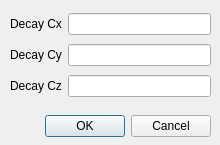
<?xml version="1.0" encoding="UTF-8"?>
<ui version="4.0">
 <class>DavenportCoherenceDialog</class>
 <widget class="QDialog" name="DavenportCoherenceDialog">
  <property name="geometry">
   <rect>
    <x>0</x>
    <y>0</y>
    <width>220</width>
    <height>145</height>
   </rect>
  </property>
  <property name="windowTitle">
   <string>Davenport Coherence</string>
  </property>
  <widget class="QDialogButtonBox" name="buttonBox">
   <property name="geometry">
    <rect>
     <x>-130</x>
     <y>110</y>
     <width>341</width>
     <height>32</height>
    </rect>
   </property>
   <property name="orientation">
    <enum>Qt::Horizontal</enum>
   </property>
   <property name="standardButtons">
    <set>QDialogButtonBox::Cancel|QDialogButtonBox::Ok</set>
   </property>
  </widget>
  <widget class="QWidget" name="verticalLayoutWidget">
   <property name="geometry">
    <rect>
     <x>10</x>
     <y>10</y>
     <width>201</width>
     <height>91</height>
    </rect>
   </property>
   <layout class="QVBoxLayout" name="verticalLayout">
    <item>
     <layout class="QHBoxLayout" name="horizontalLayout">
      <item>
       <widget class="QLabel" name="labelDecayCx">
        <property name="text">
         <string>Decay Cx</string>
        </property>
       </widget>
      </item>
      <item>
       <widget class="QLineEdit" name="lineEditDecayCx"/>
      </item>
     </layout>
    </item>
    <item>
     <layout class="QHBoxLayout" name="horizontalLayout_5">
      <item>
       <widget class="QLabel" name="labelDecayCy">
        <property name="text">
         <string>Decay Cy</string>
        </property>
       </widget>
      </item>
      <item>
       <widget class="QLineEdit" name="lineEditDecayCy"/>
      </item>
     </layout>
    </item>
    <item>
     <layout class="QHBoxLayout" name="horizontalLayout_2">
      <item>
       <widget class="QLabel" name="labelDecayCz">
        <property name="text">
         <string>Decay Cz</string>
        </property>
       </widget>
      </item>
      <item>
       <widget class="QLineEdit" name="lineEditDecayCz"/>
      </item>
     </layout>
    </item>
   </layout>
  </widget>
 </widget>
 <resources/>
 <connections>
  <connection>
   <sender>buttonBox</sender>
   <signal>accepted()</signal>
   <receiver>DavenportCoherenceDialog</receiver>
   <slot>accept()</slot>
   <hints>
    <hint type="sourcelabel">
     <x>248</x>
     <y>254</y>
    </hint>
    <hint type="destinationlabel">
     <x>157</x>
     <y>274</y>
    </hint>
   </hints>
  </connection>
  <connection>
   <sender>buttonBox</sender>
   <signal>rejected()</signal>
   <receiver>DavenportCoherenceDialog</receiver>
   <slot>reject()</slot>
   <hints>
    <hint type="sourcelabel">
     <x>316</x>
     <y>260</y>
    </hint>
    <hint type="destinationlabel">
     <x>286</x>
     <y>274</y>
    </hint>
   </hints>
  </connection>
 </connections>
</ui>
